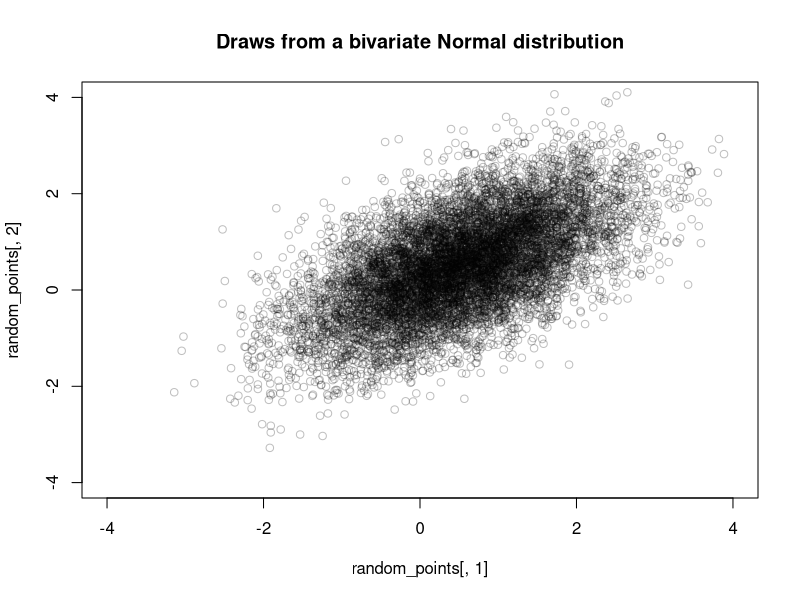
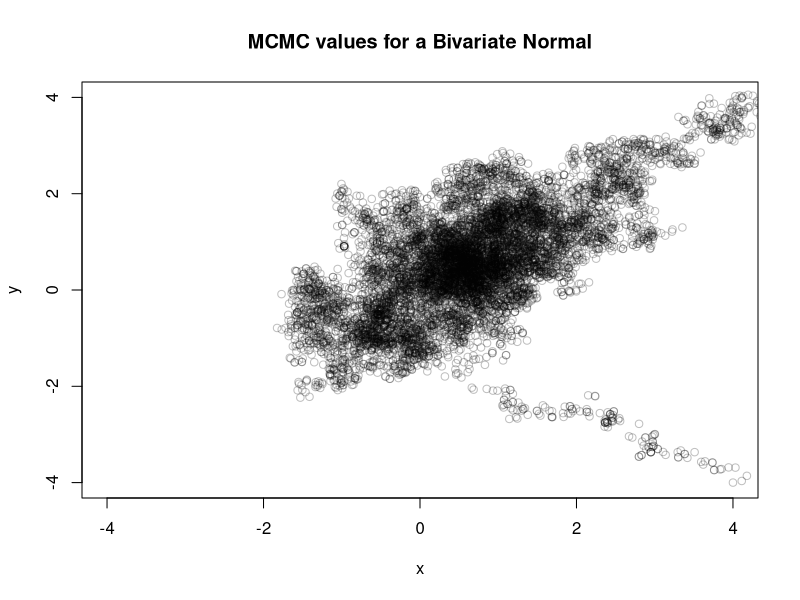
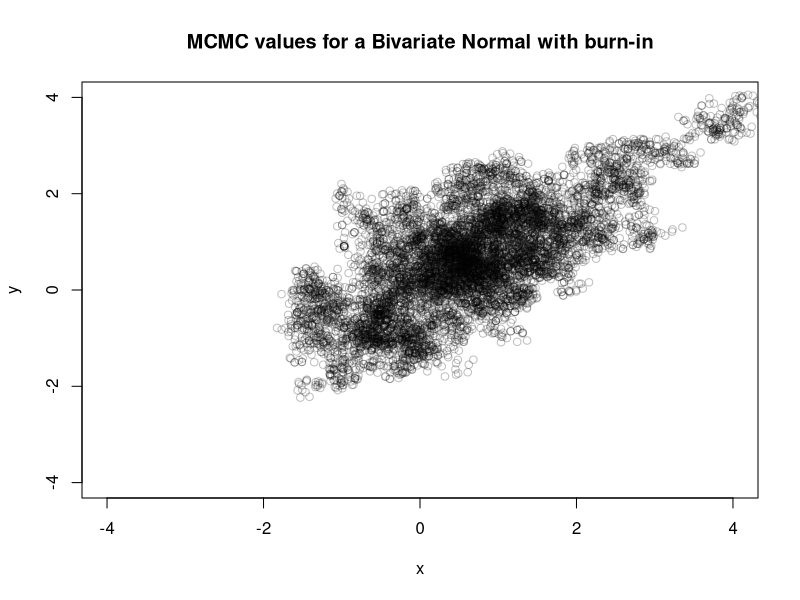
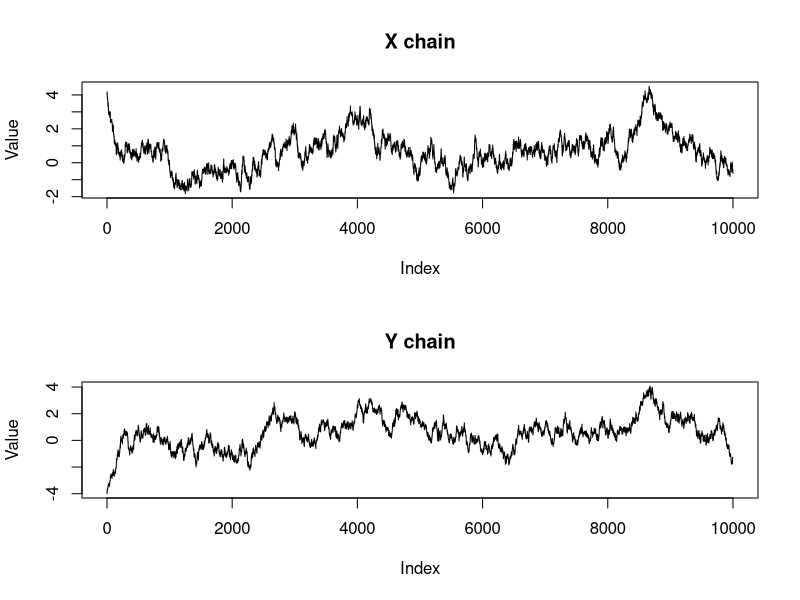
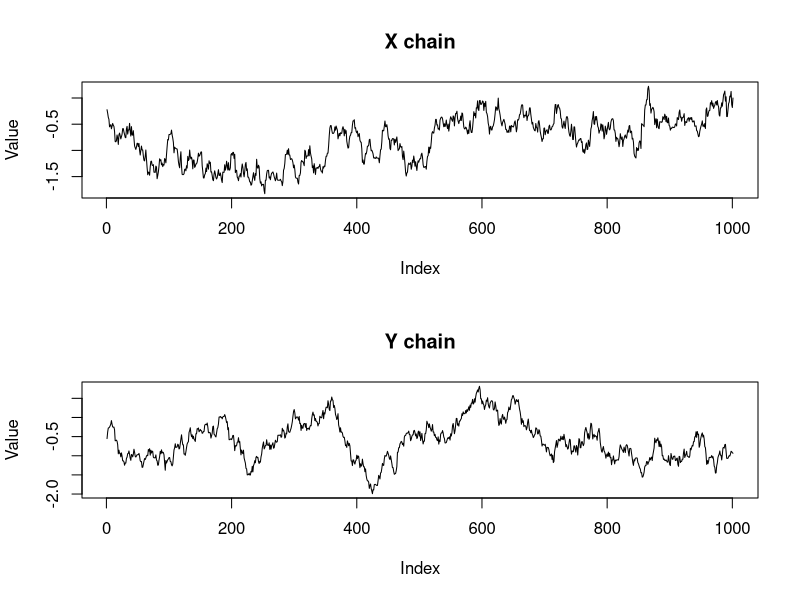
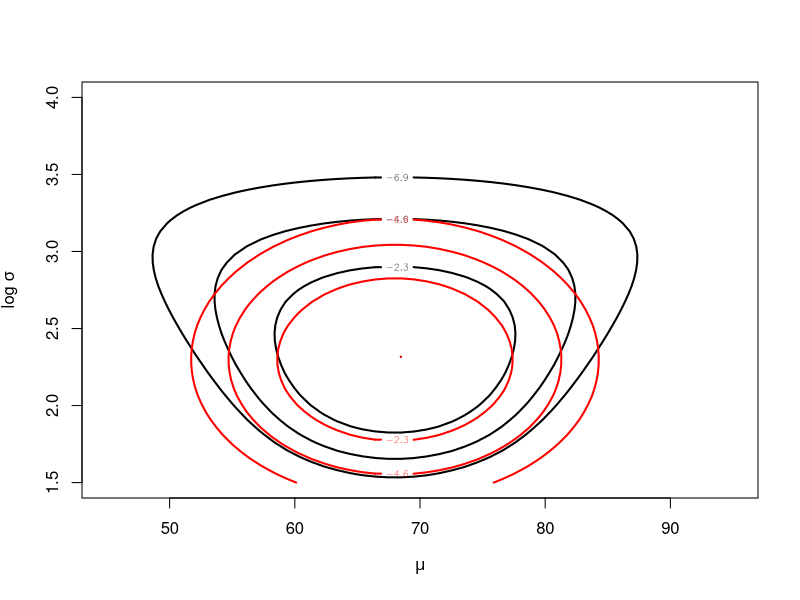
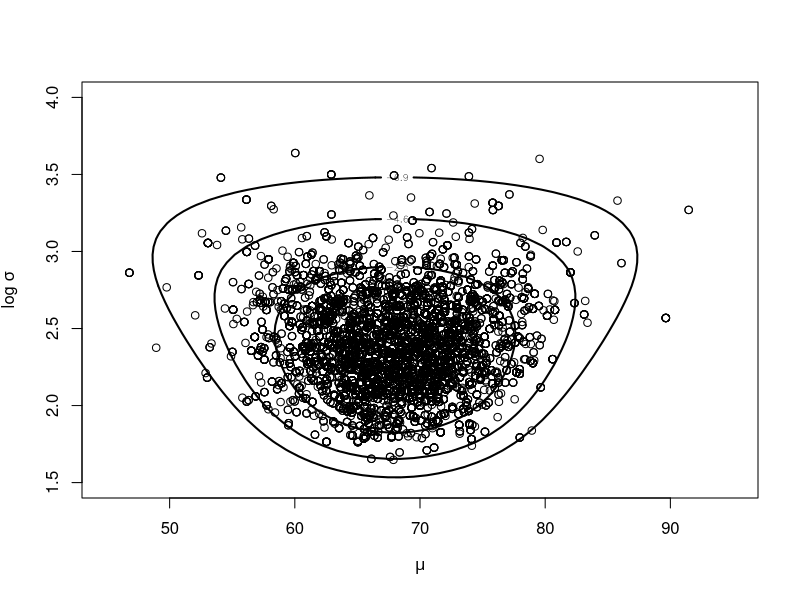
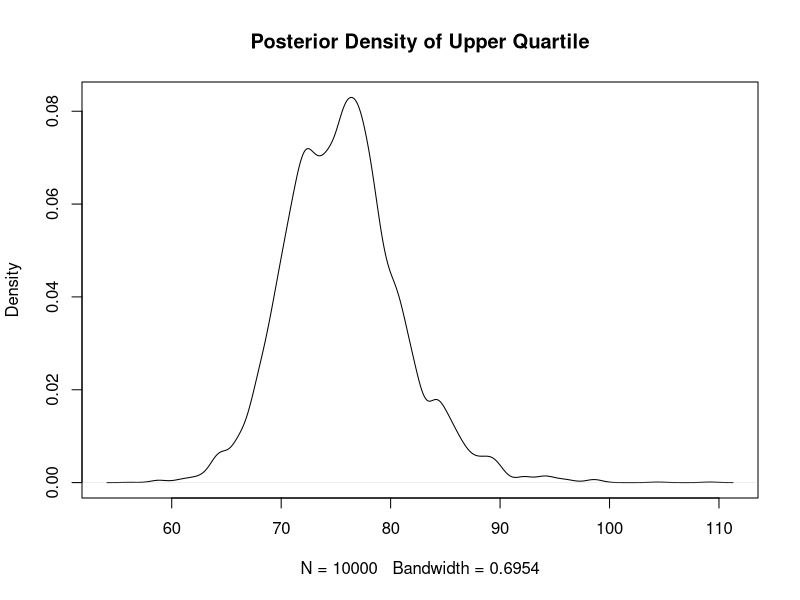

These figures' R source, in order:
##--------------------------------------------
##
## Class: PCE 350 Data Science Methods Class
##
##---- Introduction to Bayesian models with MCMC ----
##


## ---------------------------------------------------
## --- Compare Multiple Parameter Estimation by MCMC ------
# Create a 'truth' distribution and plot some samples from it.
library(ggplot2)
library(MASS)
random_points = mvrnorm(10000, mu=c(0.5,0.5), Sigma=matrix(c(1,0.6,0.6,1), nrow=2))
plot(random_points[,1], random_points[,2], xlim=c(-4,4), ylim=c(-4,4), col=rgb(0,0,0,0.25),
     main = 'Draws from a bivariate Normal distribution')

# Now let's try to recreate that distribution via MCMC...

# Given a point, our value at that point(x,y) will be the 
# value of the distribution at x,y:
likelihood = function(x,y){
  sigma = matrix(c(1,0.6,0.6,1), nrow=2)
  mu = c(0.5,0.5)
  dist = c(x,y) - mu
  value = (1/sqrt(4*pi^2**det(sigma))) * exp((-1/2) * t(dist) %*% ginv(sigma) %*% t(t(dist)) )
  return(value)
}

# Where to start:
x_chain = 4
y_chain = -4
# Chain length:
chain_length = 10000

#Evaluate current position:
current_val = likelihood(x_chain,y_chain)
current_val

# Standard deviation of how far out to propose:
proposal_sd = .1

# Keep track of things:
accept_count = 0
reject_count = 0


for (n in 1:(chain_length-1)){ # chain length minus 1 because we already have a point (the starting point)
  proposed_x = x_chain[n] + rnorm(1, mean=0, sd=proposal_sd)
  proposed_y = y_chain[n] + rnorm(1, mean=0, sd=proposal_sd)
  proposed_val = likelihood(proposed_x, proposed_y)
  
  # Accept according to probability:
  if (runif(1) < (proposed_val/current_val)){
    x_chain = c(x_chain, proposed_x)
    y_chain = c(y_chain, proposed_y)
    current_val = proposed_val
    accept_count = accept_count + 1
  }else{
    x_chain = c(x_chain, x_chain[n])
    y_chain = c(y_chain, y_chain[n])
    reject_count = reject_count + 1
  } 
}

plot(x_chain, y_chain, col=rgb(0,0,0,0.25), xlim=c(-4,4), ylim=c(-4,4),
     main="MCMC values for a Bivariate Normal", xlab="x", ylab="y")

# Burn in problem.  Solution?  Throw away first part of chain.
num_burnin = round(0.1*chain_length)
num_burnin

plot(x_chain[num_burnin:chain_length], y_chain[num_burnin:chain_length],
     col=rgb(0,0,0,0.25), xlim=c(-4,4), ylim=c(-4,4),
     main="MCMC values for a Bivariate Normal with burn-in", xlab="x", ylab="y")

# Estimate bivariate MAP from chain:
mcmc_map = c(mean(x_chain), mean(y_chain))
mcmc_map

# Acceptance/Reject rate:
accept_count/chain_length
reject_count/chain_length

# Always look at the chain, we would like random noise centered around means
par(mfrow = c(2,1))
plot(x_chain, type="l", main = 'X chain', ylab = 'Value')
plot(y_chain, type="l", main = 'Y chain', ylab = 'Value')
par(mfrow = c(1,1))

## Look at a shorter segment of the chain
# Always look at the chain, we would like random noise centered around means
par(mfrow = c(2,1))
plot(x_chain[1000:2000], type="l", main = 'X chain', ylab = 'Value')
plot(y_chain[1000:2000], type="l", main = 'Y chain', ylab = 'Value')
par(mfrow = c(1,1))

## Try some other sds for the MCMC!!!!!!!!!!!!!!!



## -------------------------------------------------
## --- Explore the MCMC method ----
## --- Chi Squared Example -----------
#
# Model the minimum and maxium speed of autos on a highway.
# There are two parameters in the model, the min and the max
#
# The minmaxpost functon computes the log likelihood
# of the max and min of the speed. Theta is a list of two
# mu and log(sigma).
library(LearnBayes)
minmaxpost <- function(theta, data){
  mu <- theta[1]
  sigma <- exp(theta[2])
  dnorm(data$min, mu, sigma, log=TRUE) +
    dnorm(data$max, mu, sigma, log=TRUE) +
    (data$n - 2) * log(pnorm(data$max, mu, sigma) -
                       pnorm(data$min, mu, sigma))
}

# Some data and compute the posterior using the Laplace method
data <- list(n=10, min=52, max=84)
data
fit <- laplace(minmaxpost, c(70, 2), data)
fit

# Plot to see the sampling
mycontour(minmaxpost, c(45, 95, 1.5, 4), data,
          xlab=expression(mu), ylab=expression(paste("log ",sigma)))
mycontour(lbinorm, c(45, 95, 1.5, 4),
            list(m=fit$mode, v=fit$var), add=TRUE, col="red",
            main = 'Contours of posterior with Normal approx in red')


## Random walk M-H sampling
## Compute the randow walk fit
mcmc.fit <- rwmetrop(minmaxpost,
                     list(var=fit$v, scale=3),
                     c(70, 2),
                     10000,
                     data)
mcmc.fit$accept  # What is the acceptance ratio

## Countour plot of the outcome
mycontour(minmaxpost, c(45, 95, 1.5, 4), data,
          xlab=expression(mu),
          ylab=expression(paste("log ",sigma)))
points(mcmc.fit$par)

## What does the distibution of one of our model parameters look like.
## Look at the distribution of the upper 75% quartile
mu <- mcmc.fit$par[, 1]
sigma <- exp(mcmc.fit$par[, 2])
P.75 <- mu + 0.674 * sigma
plot(density(P.75),
       main="Posterior Density of Upper Quartile")
